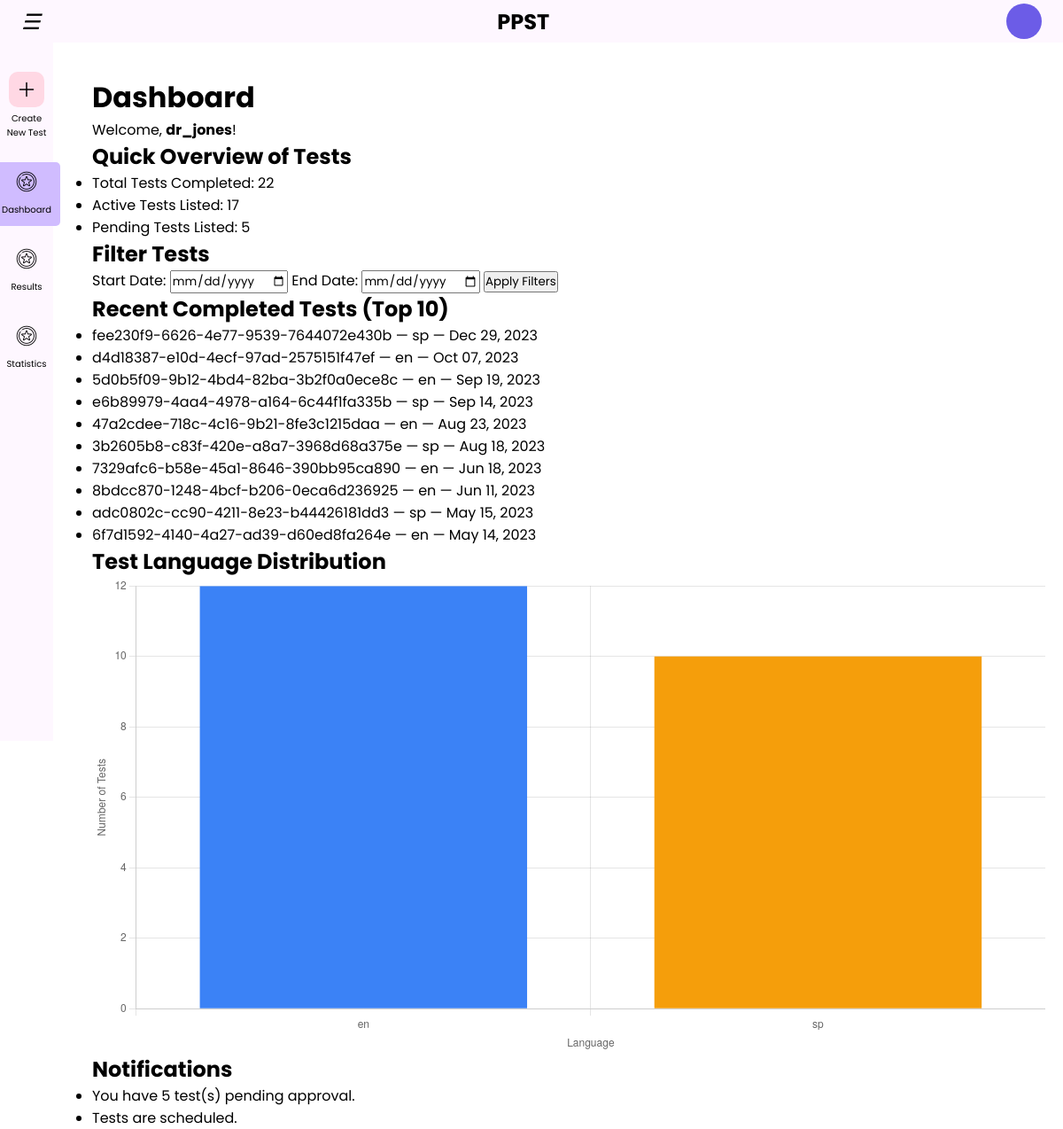
The app's page /basic/doctor-dashboard (signed in), older data.
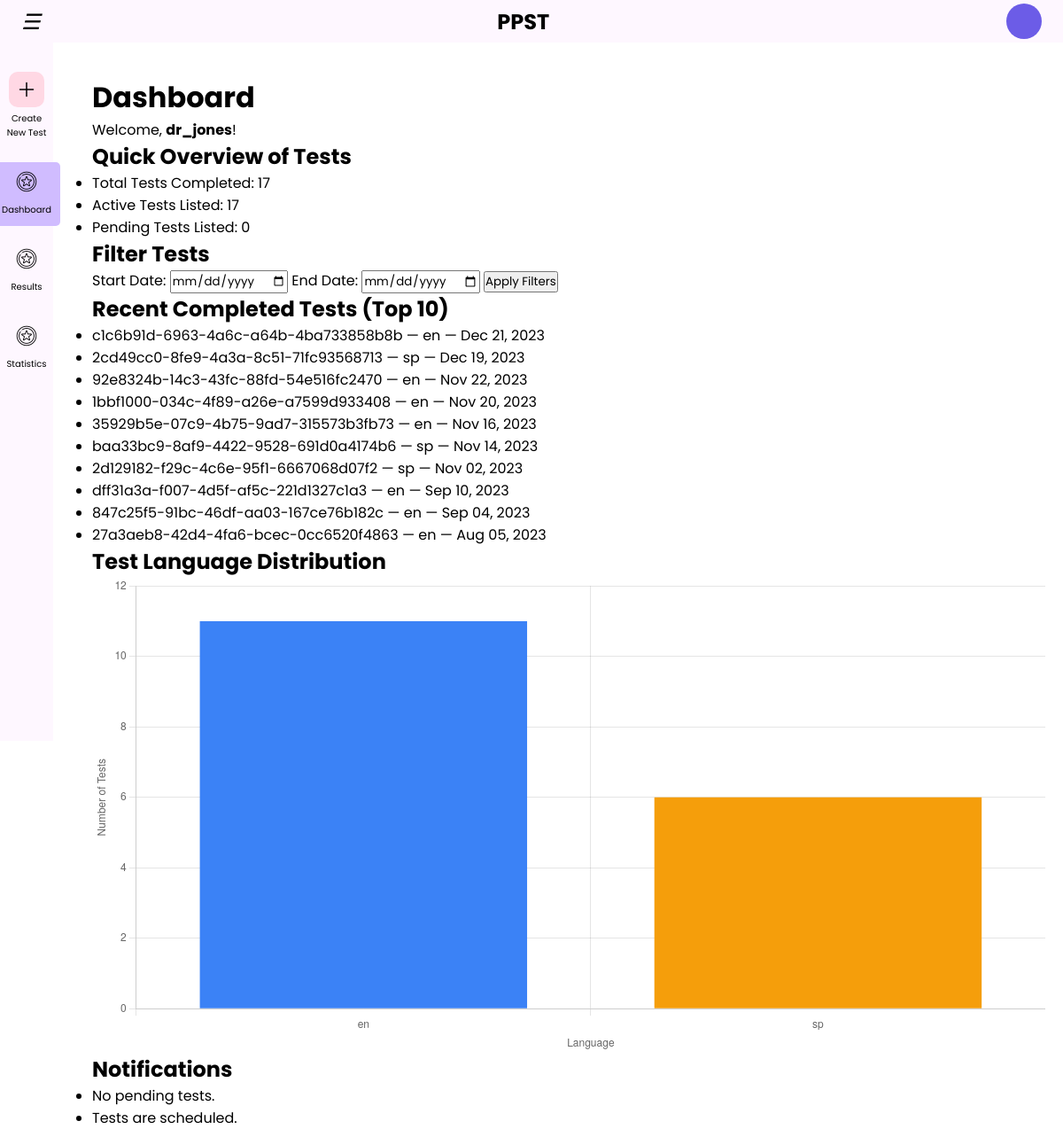
The same page, newer data.
### basic/models.py (models this page shows, shortened)
class TestSession(models.Model):
    test_id = models.TextField(primary_key=True)
    doctor = models.ForeignKey(User, on_delete=models.CASCADE)  # Link to built-in User model
    age = models.IntegerField()
    date = models.DateTimeField(null=True)
    duration = models.DurationField(null=True)
    avg_latency = models.FloatField(null=True)
    accuracy = models.FloatField(null=True)
    stimuli_order = models.TextField(null=True)
    state = models.TextField(default="ready")
    language = models.TextField(default="en")

### basic/views.py (the view)
# urls.py: path("doctor-dashboard", doctor_dashboard, name='doctor-dashboard'),
@login_required(login_url='/basic/')
def doctor_dashboard(request):
    test_sessions = TestSession.objects.filter(doctor=request.user)
    completed_tests = test_sessions.count()
    active_tests = test_sessions.filter(duration__isnull=False).count()
    pending_tests = test_sessions.filter(duration__isnull=True).count()
    recent_tests = test_sessions.filter(duration__isnull=False).order_by('-date')[:10]
    language_counts = test_sessions.values('language').annotate(count=Count('test_id'))
    chart_labels = [entry['language'] for entry in language_counts]
    chart_data = [entry['count'] for entry in language_counts]
    return render(request, 'basic/dashboard/doctor_dashboard.html', {
        'completed_tests': completed_tests,
        'active_tests': active_tests,
        'pending_tests': pending_tests,
        'recent_tests': recent_tests,
        'chart_labels': json.dumps(chart_labels),
        'chart_data': json.dumps(chart_data),
    })

### basic/templates/basic/dashboard/doctor_dashboard.html (shortened to what this page needs)
{% extends 'basic/dashboard/base.html' %}
{% block content %}
<div class="p-6 max-w-4xl mx-auto space-y-6 mt-8">
  <h1 class="text-3xl font-bold">Dashboard</h1>
  <p class="text-gray-600 dark:text-gray-300">Welcome, <strong>{{ user.username }}</strong>!</p>
  <div class="bg-white dark:bg-gray-800 text-black dark:text-white rounded-lg shadow p-4">
    <h2 class="text-xl font-semibold mb-2">Quick Overview of Tests</h2>
    <ul class="list-disc pl-6 space-y-1">
      <li>Total Tests Completed: {{ completed_tests }}</li>
      <li>Active Tests Listed: {{ active_tests }}</li>
      <li>Pending Tests Listed: {{ pending_tests }}</li>
    </ul>
  </div>
  <div class="bg-white dark:bg-gray-800 text-black dark:text-white rounded-lg shadow p-4">
    <h2 class="text-lg font-semibold mb-2">Filter Tests</h2>
    <form method="get" class="space-x-2">
      <label for="start">Start Date:</label>
      <input type="date" name="start" class="border rounded p-1 dark:bg-gray-700 dark:text-white">
      <label for="end">End Date:</label>
      <input type="date" name="end" class="border rounded p-1 dark:bg-gray-700 dark:text-white">
      <button type="submit" class="bg-blue-500 text-white px-3 py-1 rounded hover:bg-blue-600">Apply Filters</button>
    </form>
  </div>
  <div class="bg-white dark:bg-gray-800 text-black dark:text-white rounded-lg shadow p-4">
    <h2 class="text-lg font-semibold">Recent Completed Tests (Top 10)</h2>
    <ul>
      {% for test in recent_tests %}
        <li>{{ test.test_id }} — {{ test.language }} — {{ test.date|date:"M d, Y" }}</li>
      {% empty %}
        <li>No recent tests available.</li>
      {% endfor %}
    </ul>
  </div>
  <div class="bg-white dark:bg-gray-800 text-black dark:text-white rounded-lg shadow p-4">
    <h2 class="text-lg font-semibold mb-4">Test Language Distribution</h2>
    <canvas id="languageChart" width="400" height="200"></canvas>
  </div>
    <h2 class="text-lg font-semibold mb-4">Notifications</h2>
  <ul>
      {% if pending_tests > 0 %}
        <li>You have {{ pending_tests }} test(s) pending approval.</li>
      {% else %}
        <li>No pending tests.</li>
      {% endif %}
      <li>Tests are scheduled.</li>
    </ul>
  </div>
<script>
document.addEventListener('DOMContentLoaded', () => {
    const ctx = document.getElementById('languageChart').getContext('2d');
    const chart = new Chart(ctx, {
        type: 'bar',
        data: {
            labels: {{ chart_labels|safe }},
            datasets: [{
                label: 'Tests by Language',
                data: {{ chart_data|safe }},
                backgroundColor: ['#3B82F6', '#F59E0B', '#10B981']
            }]
        },
        options: {
            responsive: true,
            plugins: {
                legend: { display: false },
                tooltip: { enabled: true }
            },
            scales: {
                y: {
                    beginAtZero: true,
                    title: {
                        display: true,
                        text: 'Number of Tests'
                    }
                },
                x: {
                    title: {
                        display: true,
                        text: 'Language'
                    }
                }
            }
        }
    });
});
</script>
{% endblock %}

Row changes from the older to the newer data that the page shows:
removed TestSession: test_id "fee230f9-6626-4e77-9539-7644072e430b", language "sp", date "Dec 29, 2023"
removed TestSession: test_id "d4d18387-e10d-4ecf-97ad-2575151f47ef", language "en", date "Oct 07, 2023"
removed TestSession: test_id "5d0b5f09-9b12-4bd4-82ba-3b2f0a0ece8c", language "en", date "Sep 19, 2023"
removed TestSession: test_id "e6b89979-4aa4-4978-a164-6c44f1fa335b", language "sp", date "Sep 14, 2023"
removed TestSession: test_id "47a2cdee-718c-4c16-9b21-8fe3c1215daa", language "en", date "Aug 23, 2023"
removed TestSession: test_id "3b2605b8-c83f-420e-a8a7-3968d68a375e", language "sp", date "Aug 18, 2023"
removed TestSession: test_id "7329afc6-b58e-45a1-8646-390bb95ca890", language "en", date "Jun 18, 2023"
removed TestSession: test_id "8bdcc870-1248-4bcf-b206-0eca6d236925", language "en", date "Jun 11, 2023"
removed TestSession: test_id "adc0802c-cc90-4211-8e23-b44426181dd3", language "sp", date "May 15, 2023"
removed TestSession: test_id "6f7d1592-4140-4a27-ad39-d60ed8fa264e", language "en", date "May 14, 2023"
added TestSession: test_id "c1c6b91d-6963-4a6c-a64b-4ba733858b8b", language "en", date "Dec 21, 2023"
added TestSession: test_id "2cd49cc0-8fe9-4a3a-8c51-71fc93568713", language "sp", date "Dec 19, 2023"
added TestSession: test_id "92e8324b-14c3-43fc-88fd-54e516fc2470", language "en", date "Nov 22, 2023"
added TestSession: test_id "1bbf1000-034c-4f89-a26e-a7599d933408", language "en", date "Nov 20, 2023"
added TestSession: test_id "35929b5e-07c9-4b75-9ad7-315573b3fb73", language "en", date "Nov 16, 2023"
added TestSession: test_id "baa33bc9-8af9-4422-9528-691d0a4174b6", language "sp", date "Nov 14, 2023"
added TestSession: test_id "2d129182-f29c-4c6e-95f1-6667068d07f2", language "sp", date "Nov 02, 2023"
added TestSession: test_id "dff31a3a-f007-4d5f-af5c-221d1327c1a3", language "en", date "Sep 10, 2023"
added TestSession: test_id "847c25f5-91bc-46df-aa03-167ce76b182c", language "en", date "Sep 04, 2023"
added TestSession: test_id "27a3aeb8-42d4-4fa6-bcec-0cc6520f4863", language "en", date "Aug 05, 2023"
Text that changed along with them:
{{ completed_tests }}: "22" → "17"
{{ pending_tests }}: "5" → "0"
chart data {{ chart_data|safe }}: [12, 10] → [11, 6]
{{ pending_tests }}: "5" → (not shown)
text no longer shown: "You have test(s) pending approval."
text now shown: "No pending tests."
